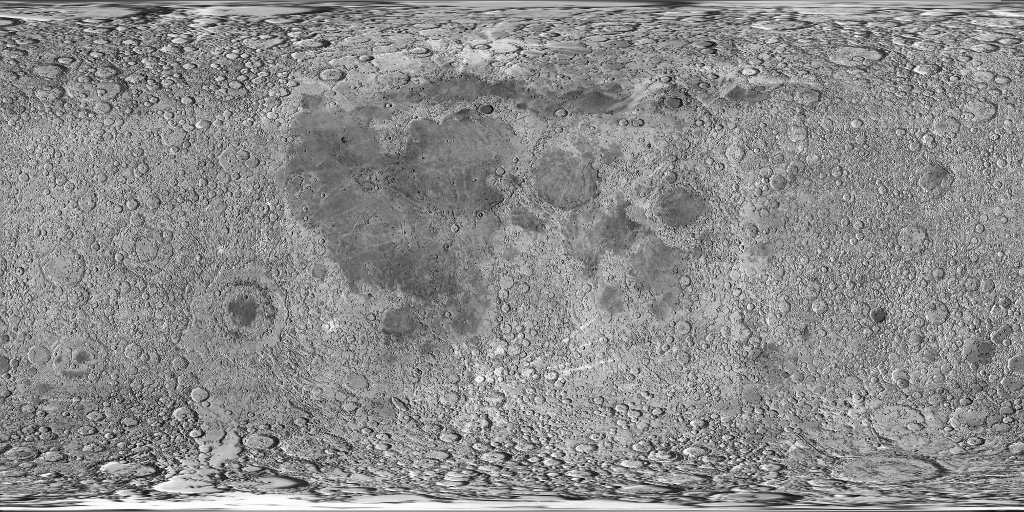
#> input picture tools/_moon_src.jpg, 1024 x 512 px
$ python soil_from_photo.py _moon_src.jpg _moon_src.jpg
#> lines starting #> are read from the running program, lines starting #| are printed output that depends on the picture
#!/usr/bin/env python3
"""ПОЧВА ИЗ РЕАЛЬНОГО ФОТО — верхний слой из настоящей местной почвы (фото
пользователя: сухой растрескавшийся суглинок Гатчины). Фото→бесшовный PBR:

  1. ДЕЛАЙТИНГ: убираем крупное освещение (делим на сильно размытую копию) —
     остаётся чистый альбедо, тени трещин уходят из цвета в геометрию.
  2. БЕСШОВНОСТЬ: кроп + смешение противоположных краёв (тайлируется).
  3. ВЫСОТА: из делит-яркости (трещины тёмные=низ, плитки=верх), трещины
     подчёркнуты. НОРМАЛЬ из высоты (собель). AO из высоты (в трещинах темнее).
  4. ШЕРОХОВАТОСТЬ: сухая почва матовая, лёгкая вариация.

Выход: game2/assets/materials/created/soil_gatchina/ (Color/Normal/Roughness/
Height/AmbientOcclusion) + превью под солнцем (relight в numpy — проверка глазами
в окружении, а не вслепую). Запуск: python3 tools/soil_from_photo.py <photo.jpg>
"""
import os
import sys

import numpy as np
from PIL import Image
from scipy.ndimage import gaussian_filter, sobel

ROOT = os.path.join(os.path.dirname(__file__), "..")
CREATED = os.path.join(ROOT, "game2", "assets", "materials", "created")
RES = 2048


def srgb_to_lin(c):
    return np.where(c <= 0.04045, c / 12.92, ((c + 0.055) / 1.055) ** 2.4)


def lin_to_srgb(c):
    c = np.clip(c, 0, 1)
    return np.where(c <= 0.0031308, c * 12.92, 1.055 * c ** (1 / 2.4) - 0.055)


def make_tileable(img):
    """бесшовность методом OFFSET+HEAL (без зеркал): сдвиг на полтайла делает
    прежние края серединой (края становятся бесшовными по wrap), а новый шов в
    центре лечим мягким размытием ВДОЛЬ него — без зеркальных призраков."""
    n = img.shape[0]
    hlf = n // 2
    r = np.roll(np.roll(img, hlf, axis=0), hlf, axis=1)
    b = n // 96                                                             # узкая полоса лечения
    wnd = gaussian_filter(r, sigma=(3, 0, 0) if img.ndim == 3 else (3, 0))  # поперёк гориз. шва
    wvt = gaussian_filter(r, sigma=(0, 3, 0) if img.ndim == 3 else (0, 3))  # поперёк верт. шва
    a = (np.abs(np.arange(n) - hlf) / b).clip(0, 1)                          # 0 на шве..1 вне
    fy = a[:, None, None] if img.ndim == 3 else a[:, None]
    fx = a[None, :, None] if img.ndim == 3 else a[None, :]
    r = r * fy + wnd * (1 - fy)     # лечим горизонтальный шов (строка hlf)
    r = r * fx + wvt * (1 - fx)     # лечим вертикальный шов (столбец hlf)
    return r


def main():
    photo = sys.argv[1] if len(sys.argv) > 1 else \
        "/root/.claude/uploads/283ce6a4-bcad-5286-9fb2-0f049fba2e1d/64161fe0-IMG_3454.jpeg"
    name = sys.argv[2] if len(sys.argv) > 2 else "soil_gatchina"
    OUT = os.path.join(CREATED, name)
    os.makedirs(OUT, exist_ok=True)
    im = Image.open(photo).convert("RGB")
#> im is the input picture: PIL image 1024x512 RGB; min 0, max 255, mean 139.3
    # центральный квадрат (без виньетки/краёв), в рабочее разрешение
    w, h = im.size
#> w = 1024; h = 512
    s = min(w, h)
#> s = 512
    im = im.crop(((w - s) // 2, (h - s) // 2, (w + s) // 2, (h + s) // 2)).resize((RES, RES), Image.LANCZOS)
#> im: PIL image 2048x2048 RGB
    rgb = np.asarray(im).astype(np.float32) / 255.0
    lin = srgb_to_lin(rgb)

    # --- 1. ДЕЛАЙТИНГ: убрать крупное освещение (делим на сильно размытую копию) ---
    lum = lin @ np.array([0.2126, 0.7152, 0.0722])
    low = gaussian_filter(lum, sigma=RES / 12.0) + 1e-4
    gain = (lum.mean() / low)[..., None]
    alb = np.clip(lin * gain, 0, 1)
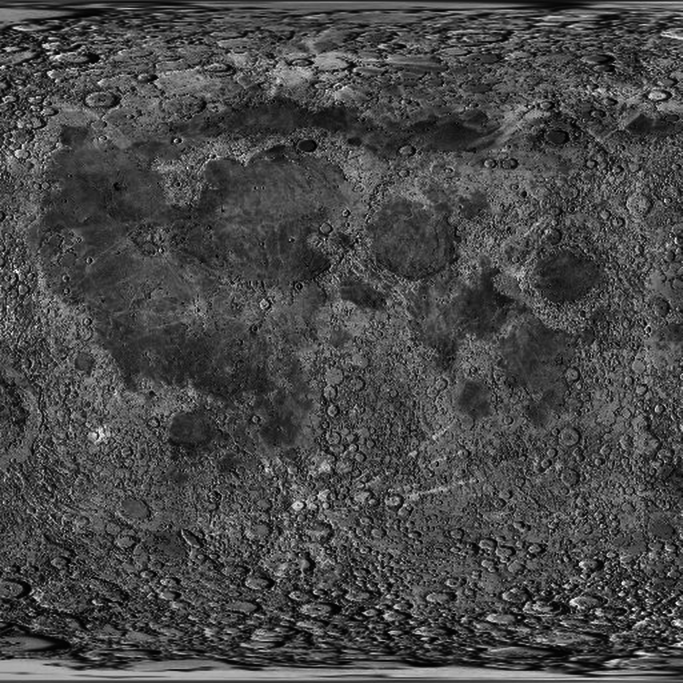
#> alb: shape (2048, 2048, 3) float64 (shown at 1/3 size); min 0, max 1, mean 0.285
    # трещины (тёмные борозды) — приподнять в АЛЬБЕДО (их темнота уходит в AO/высоту)
    flat = lum / low * lum.mean()
    crack = np.clip((flat.mean() - flat) / (flat.std() + 1e-4), 0, 3)   # >0 в трещинах
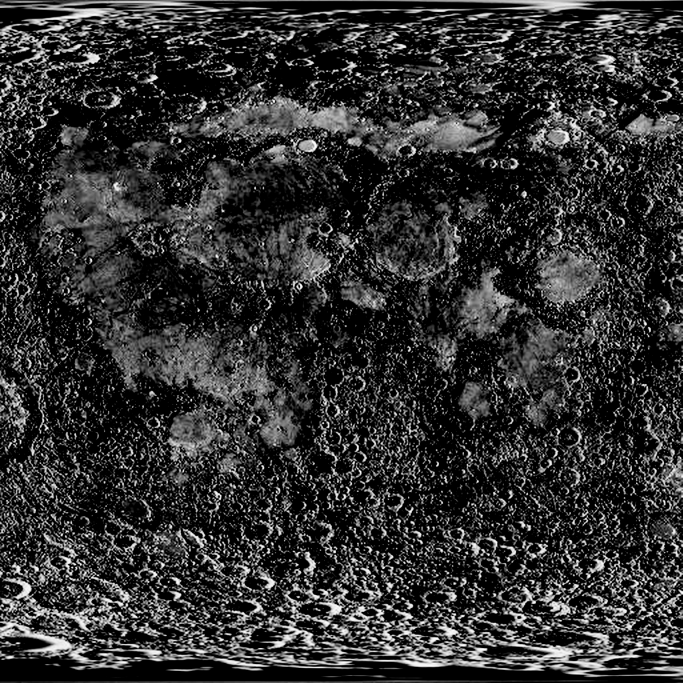
#> crack: shape (2048, 2048) float64 (shown at 1/3 size); min 0, max 2.02, mean 0.396; drawn with min black and max white
    alb = np.clip(alb + crack[..., None] * 0.05, 0, 1)

    # --- 2. БЕСШОВНОСТЬ ---
    alb = make_tileable(alb)

    # --- 3. ВЫСОТА / НОРМАЛЬ / AO ---
    lum2 = gaussian_filter(alb @ np.array([0.2126, 0.7152, 0.0722]), sigma=1.0)
    height = (lum2 - lum2.min()) / (lum2.max() - lum2.min())
    height = make_tileable(height)
    # трещины — врезать глубже (усилить борозды)
    height = np.clip(height - crack * 0.12, 0, 1)
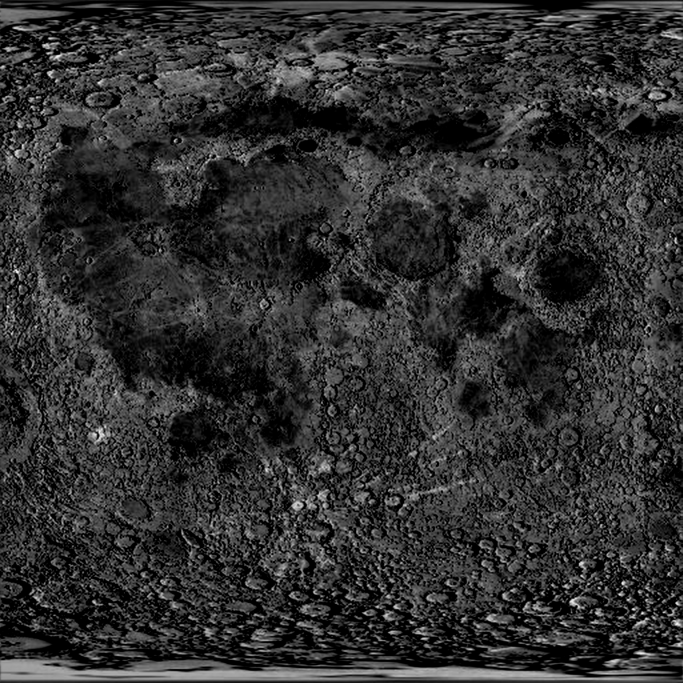
#> height: shape (2048, 2048) float64 (shown at 1/3 size); min 0, max 1, mean 0.193
    height = make_tileable(height)
#> in make_tileable (call 3), `r = np.roll(np.roll(img, hlf, axis=0), hlf, axis=1)`:
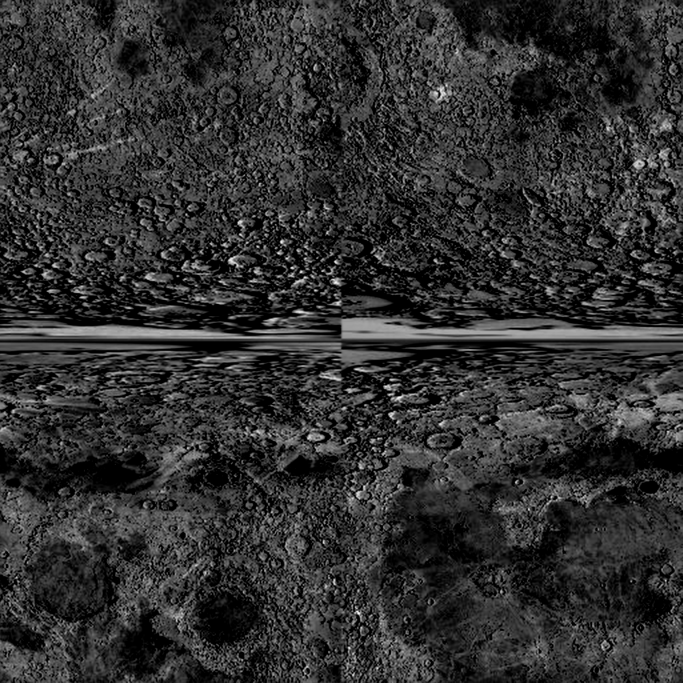
#> r: shape (2048, 2048) float64 (shown at 1/3 size); min 0, max 1, mean 0.193
    # нормаль (собель по высоте), сила бампа — умеренная (сильная = искристый шум)
    STR = 1.2
    gx = sobel(height, axis=1) * STR
    gy = sobel(height, axis=0) * STR
    nz = np.ones_like(height)
    nrm = np.stack([-gx, -gy, nz], -1)
    nrm /= np.linalg.norm(nrm, axis=-1, keepdims=True)
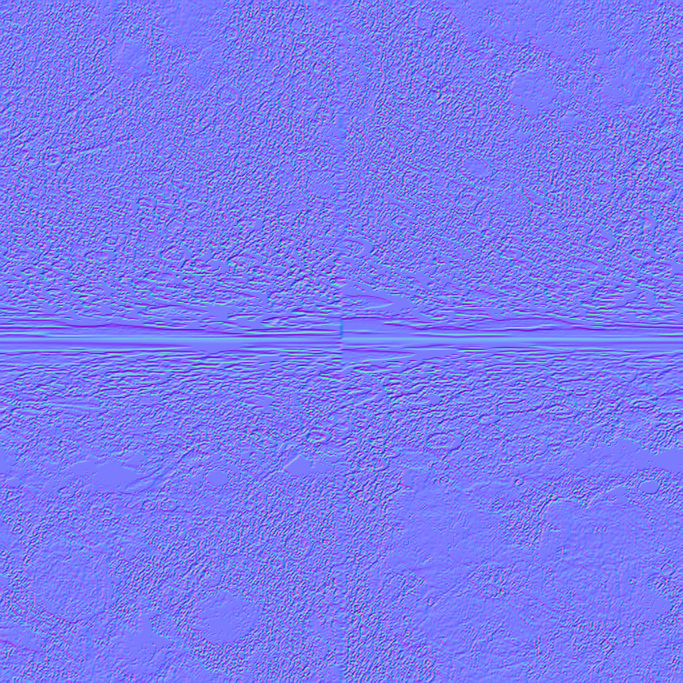
#> nrm: shape (2048, 2048, 3) float64 (shown at 1/3 size); mean of channels 0, 1, 2 0.00294, -6.55e-05, 0.914; drawn with min black and max white
    nrm_img = ((nrm * 0.5 + 0.5) * 255).astype(np.uint8)
    # AO: впадины (низкая высота относительно окрестности) темнее
    ao = np.clip(0.6 + (height - gaussian_filter(height, sigma=8.0)) * 3.0, 0, 1)
    # шероховатость: матовая, чуть ниже на «полированных» плитках
    rough = np.clip(0.93 - height * 0.08, 0, 1)
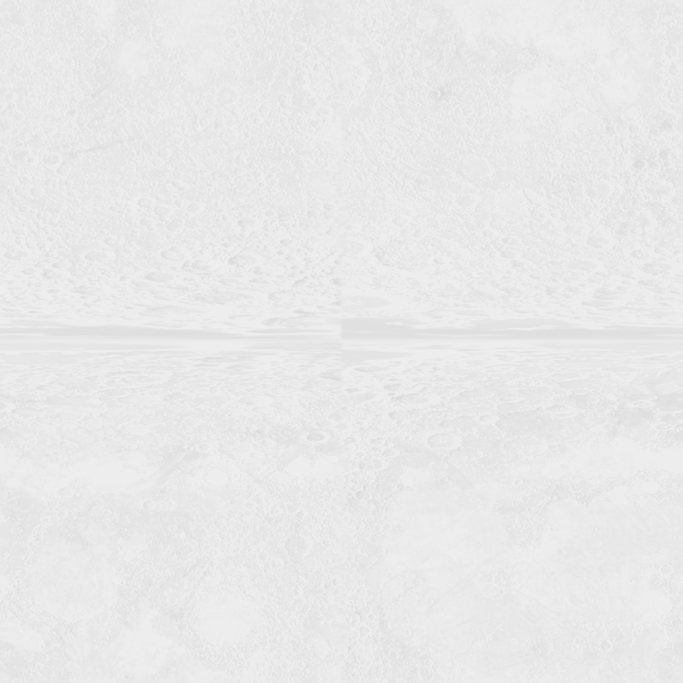
#> rough: shape (2048, 2048) float64 (shown at 1/3 size); min 0.85, max 0.93, mean 0.915

    Image.fromarray((lin_to_srgb(alb) * 255).astype(np.uint8)).save(os.path.join(OUT, "Color.png"))
#> in lin_to_srgb, `return np.where(c <= 0.0031308, c * 12.92, 1.055 * c ** (1 / 2.4) - 0...`:
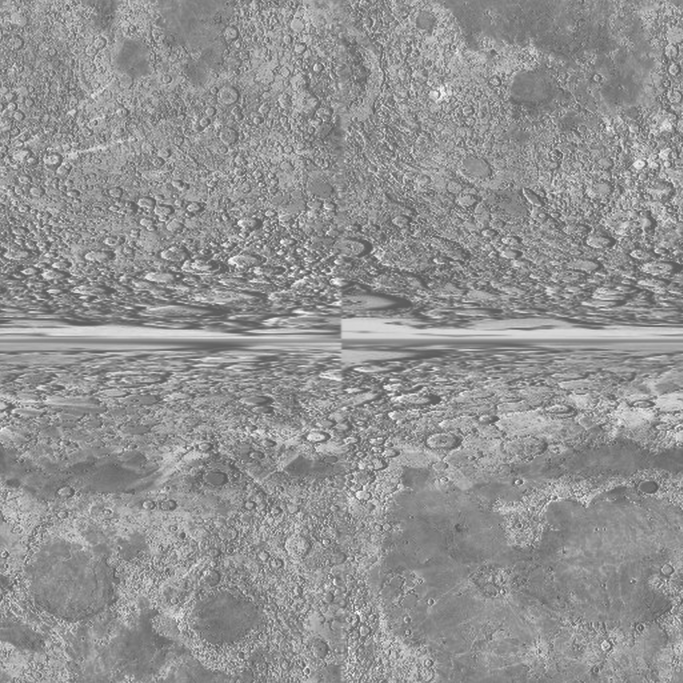
#> returned value: shape (2048, 2048, 3) float64 (shown at 1/3 size); min 0.351, max 1, mean 0.577
    Image.fromarray(nrm_img).save(os.path.join(OUT, "Normal.png"))
    Image.fromarray((rough * 255).astype(np.uint8)).save(os.path.join(OUT, "Roughness.png"))
    Image.fromarray((height * 255).astype(np.uint8)).save(os.path.join(OUT, "Height.png"))
    Image.fromarray((ao * 255).astype(np.uint8)).save(os.path.join(OUT, "AmbientOcclusion.png"))

    # --- ПРОВЕРКА ЧИСЛАМИ ---
    print("soil_gatchina из фото:", os.path.basename(photo))
    print("  альбедо linear (делит) = %.3f/%.3f/%.3f" % tuple(alb.reshape(-1, 3).mean(0)))
    print("  высота σ=%.3f  трещин(доля crack>0.5)=%.1f%%" % (height.std(), 100 * (crack > 0.5).mean()))

    # --- ПРЕВЬЮ: relight под наклонным солнцем (albedo*NdotL + ambient), чтобы
    #     ГЛАЗАМИ увидеть рельеф трещин, а не вслепую ---
    L = np.array([0.5, 0.5, 0.7]); L = L / np.linalg.norm(L)
    ndl = np.clip(nrm @ L, 0, 1)
    lit = lin_to_srgb(alb * (0.25 * ao[..., None] + 0.9 * ndl[..., None]))
    prev = (np.clip(lit, 0, 1) * 255).astype(np.uint8)
    # 2×2 тайл — проверить бесшовность
    tile = np.concatenate([np.concatenate([prev, prev], 1), np.concatenate([prev, prev], 1)], 0)
    Image.fromarray(tile).resize((900, 900)).save("/tmp/%s_preview.png" % name)
    print("  превью 2×2 (relight) → /tmp/%s_preview.png [%s]" % (name, name))


if __name__ == "__main__":
#> (the run stopped early here; a loop or call above may not have finished)
